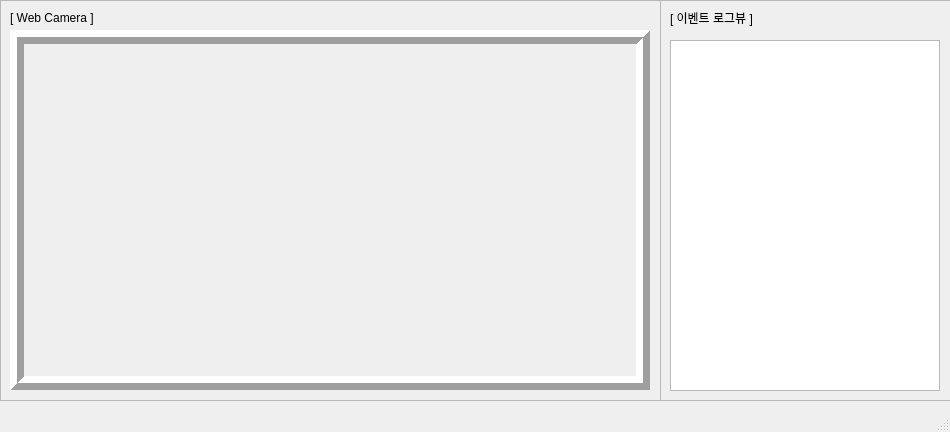
<?xml version="1.0" encoding="UTF-8"?>
<ui version="4.0">
 <class>App_WebCam</class>
 <widget class="QMainWindow" name="App_WebCam">
  <property name="geometry">
   <rect>
    <x>0</x>
    <y>0</y>
    <width>950</width>
    <height>432</height>
   </rect>
  </property>
  <property name="windowTitle">
   <string>MainWindow</string>
  </property>
  <property name="windowIcon">
   <iconset resource="Icon/toolbar_icon.qrc">
    <normaloff>:/icon/tap.png</normaloff>:/icon/tap.png</iconset>
  </property>
  <property name="windowOpacity">
   <double>1.000000000000000</double>
  </property>
  <widget class="QWidget" name="centralwidget">
   <widget class="QFrame" name="frame">
    <property name="geometry">
     <rect>
      <x>0</x>
      <y>0</y>
      <width>661</width>
      <height>401</height>
     </rect>
    </property>
    <property name="frameShape">
     <enum>QFrame::StyledPanel</enum>
    </property>
    <property name="frameShadow">
     <enum>QFrame::Raised</enum>
    </property>
    <widget class="QLabel" name="Webcam_label">
     <property name="geometry">
      <rect>
       <x>10</x>
       <y>30</y>
       <width>640</width>
       <height>360</height>
      </rect>
     </property>
     <property name="frameShape">
      <enum>QFrame::Box</enum>
     </property>
     <property name="frameShadow">
      <enum>QFrame::Raised</enum>
     </property>
     <property name="lineWidth">
      <number>7</number>
     </property>
     <property name="text">
      <string/>
     </property>
    </widget>
    <widget class="QLabel" name="label">
     <property name="geometry">
      <rect>
       <x>10</x>
       <y>10</y>
       <width>101</width>
       <height>16</height>
      </rect>
     </property>
     <property name="text">
      <string>[ Web Camera ]</string>
     </property>
    </widget>
   </widget>
   <widget class="QFrame" name="frame_2">
    <property name="geometry">
     <rect>
      <x>660</x>
      <y>0</y>
      <width>301</width>
      <height>401</height>
     </rect>
    </property>
    <property name="frameShape">
     <enum>QFrame::StyledPanel</enum>
    </property>
    <property name="frameShadow">
     <enum>QFrame::Raised</enum>
    </property>
    <widget class="QTextEdit" name="text_view">
     <property name="geometry">
      <rect>
       <x>10</x>
       <y>40</y>
       <width>270</width>
       <height>351</height>
      </rect>
     </property>
     <property name="readOnly">
      <bool>true</bool>
     </property>
    </widget>
    <widget class="QLabel" name="label_3">
     <property name="geometry">
      <rect>
       <x>10</x>
       <y>10</y>
       <width>101</width>
       <height>16</height>
      </rect>
     </property>
     <property name="text">
      <string>[ 이벤트 로그뷰 ]</string>
     </property>
    </widget>
   </widget>
  </widget>
  <widget class="QStatusBar" name="statusbar"/>
  <action name="actionmainw_icon1">
   <property name="icon">
    <iconset resource="Icon/toolbar_icon.qrc">
     <normaloff>:/icon/tap.png</normaloff>:/icon/tap.png</iconset>
   </property>
   <property name="text">
    <string>mainw_icon1</string>
   </property>
  </action>
  <action name="actionSetting">
   <property name="text">
    <string>Setting</string>
   </property>
  </action>
  <action name="actionMouse_On">
   <property name="text">
    <string>Mouse_On</string>
   </property>
  </action>
  <action name="actionProgram_Exit">
   <property name="text">
    <string>Program_Exit</string>
   </property>
  </action>
  <action name="actionMouse_Off">
   <property name="text">
    <string>Mouse_Off</string>
   </property>
  </action>
  <action name="actionKeyboard_On">
   <property name="text">
    <string>Keyboard_On</string>
   </property>
  </action>
  <action name="actionKeyboard_Off">
   <property name="text">
    <string>Keyboard_Off</string>
   </property>
  </action>
 </widget>
 <resources>
  <include location="Icon/toolbar_icon.qrc"/>
 </resources>
 <connections/>
</ui>
